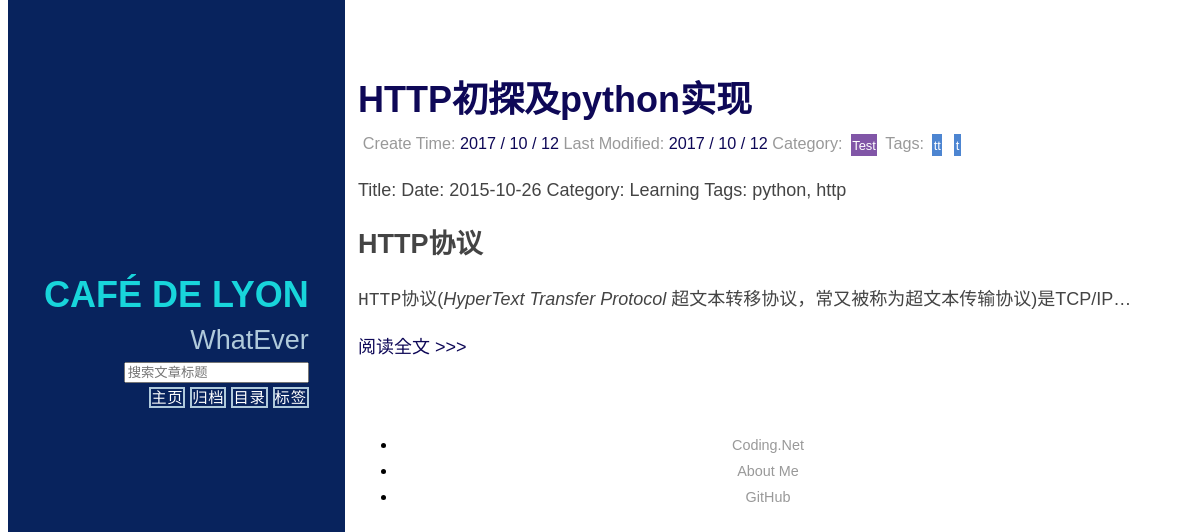
The page /category/1/ on the database as committed earlier.
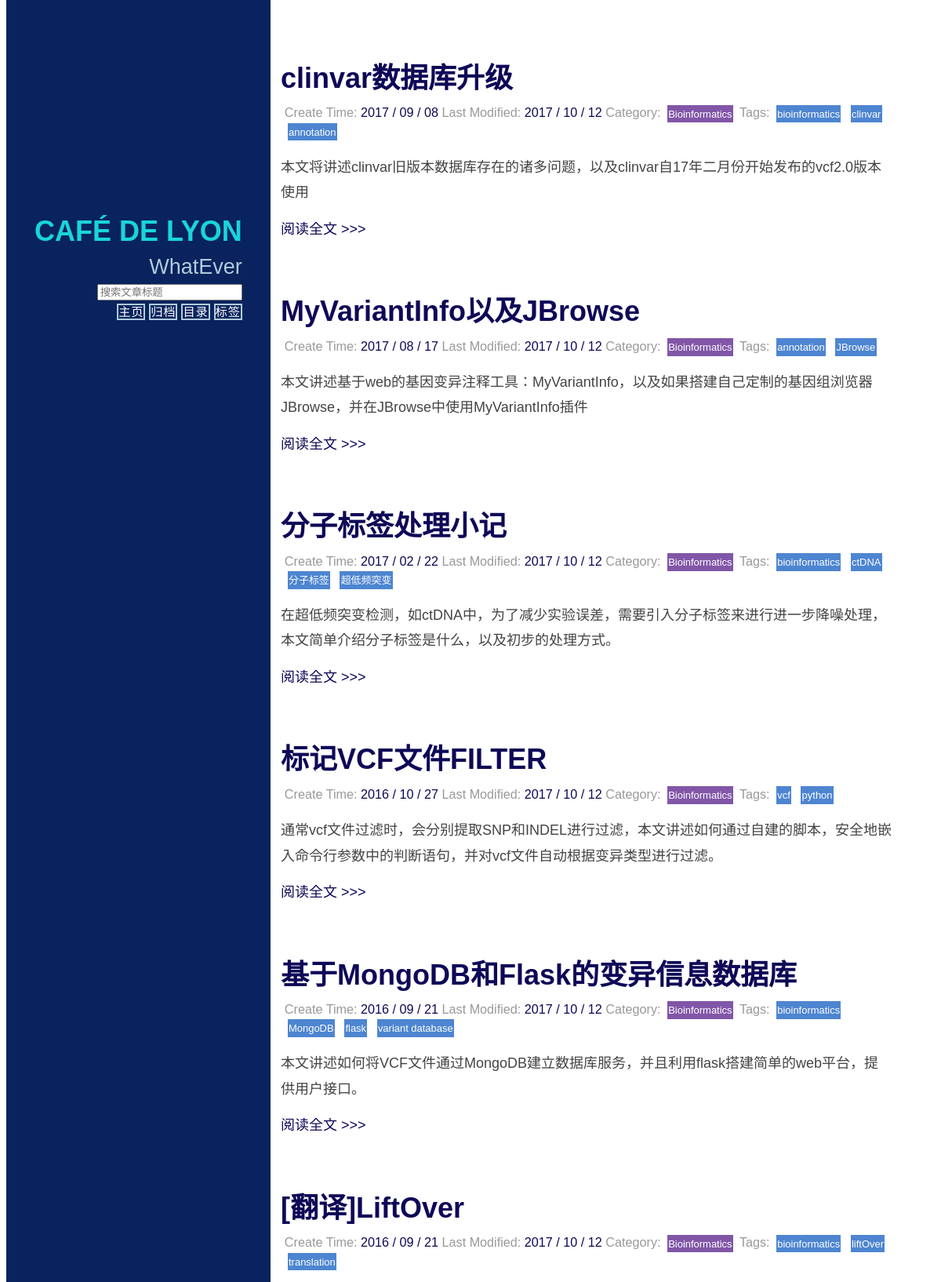
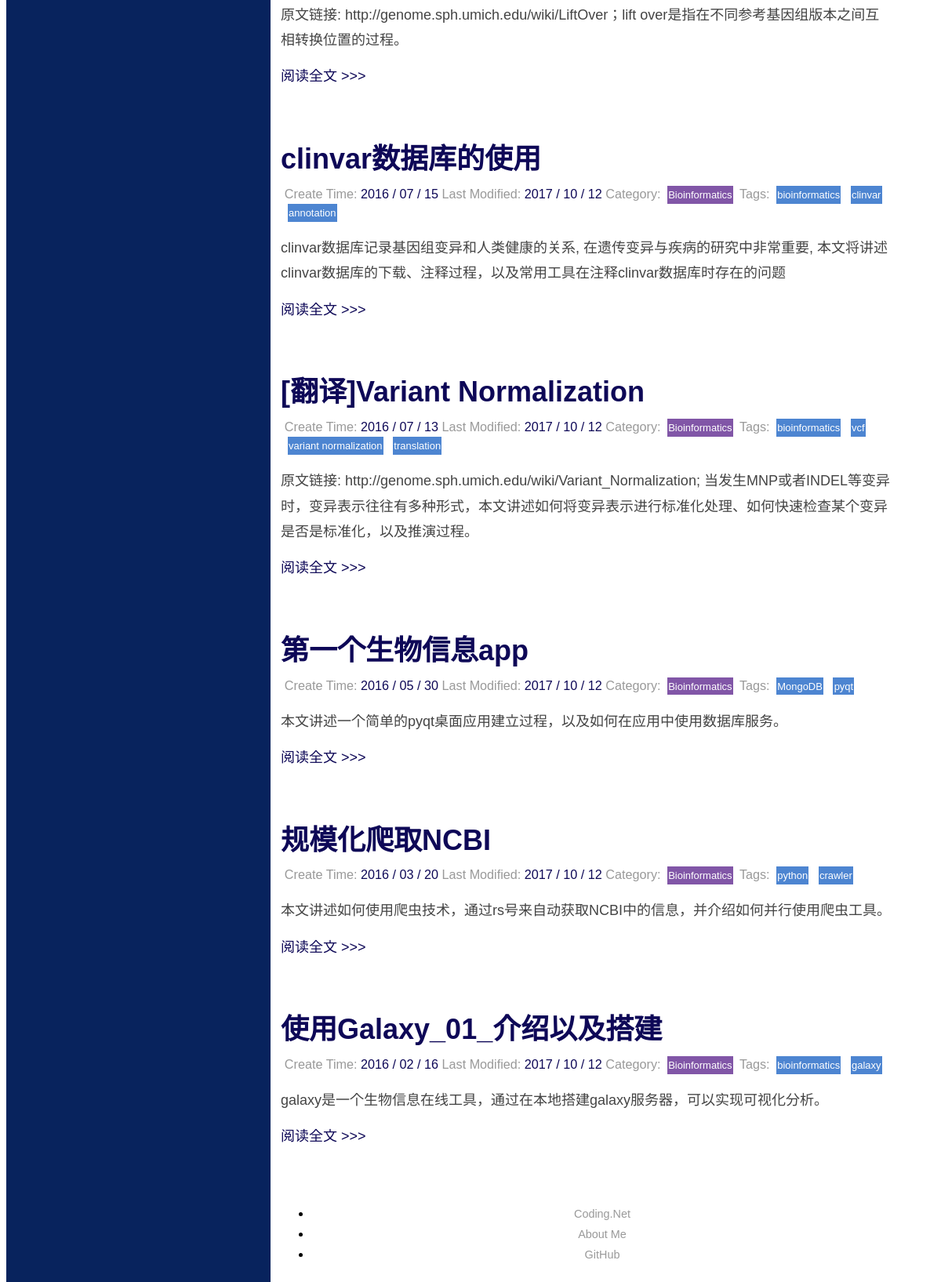
The same page on the database as committed later (2 pictures, top to bottom).
### blog1/models.py (models this page shows, shortened)
class Article(models.Model):
    title = models.CharField(max_length=70)
    content = models.TextField(blank=None, null=True)
    created_time = models.DateTimeField()
    modified_time = models.DateTimeField()
    abstract = models.TextField(blank=True, null=True)
    category = models.ForeignKey(Category)
    tags = models.ManyToManyField(Tag, blank=True)
    author = models.ForeignKey(User, blank=None, null=True)
    count_read = models.IntegerField(default=0)
    count_comment = models.IntegerField(default=0)
    class Meta:
        ordering = ['-created_time']

class Category(models.Model):
    name = models.CharField(max_length=100)
    def __str__(self):
        return self.name

class Tag(models.Model):
    name = models.CharField(max_length=100)
    def __str__(self):
        return self.name

### blog1/views.py (the view)
# urls.py: url(r'^category/(?P<category_id>\d+)/$', views.search_category, name='search_category'),
def search_category(request, category_id):
    post_list = get_list_or_404(Article, category__id=int(category_id))
    return render(request, 'category.html', {'post_list': post_list})

### blog1/templatetags/custom_markdown.py (called while the page is built)
@register.filter(is_safe=True)  # 注册template filter
@stringfilter  # 希望字符串作为参数
def custom_markdown(value):
    return mark_safe(markdown.markdown(value,
                                       extensions=['markdown.extensions.fenced_code',
                                                   'markdown.extensions.codehilite'],
                                       safe_mode=True,
                                       enable_attributes=False))

### templates/category.html (shortened to what this page needs)
{% extends "base.html" %}
{% load custom_markdown %}
{% block content %}
    <div class="posts">
        {% for post in post_list %}
            <section class="post">
                {% include 'post_header_simple.html' %}
                {% include 'post_abstract.html' %}
            </section>
        {% endfor %}
    </div>
{% endblock %}

### templates/base.html (shortened to what this page needs)
{% load static %}
{% load custom_markdown %}
<!doctype html>
<html lang="en">
<head>
    <link rel="stylesheet" href="http://yui.yahooapis.com/pure/0.5.0/pure-min.css">
    <link rel="stylesheet" href="http://yui.yahooapis.com/pure/0.5.0/grids-responsive-min.css">
    <link rel="stylesheet" href="{% static 'css/blog.css' %}">
    <link rel="stylesheet" href="{% static 'css/pygments.css' %}">
</head>
<body>
<div id="layout" class="pure-g">
    <div class="sidebar pure-u-1 pure-u-lg-1-5 pure-u-md-1-4">
        <div class="header">
            <h1 class="brand-title">Café de Lyon</h1>
            <h2 class="brand-tagline">WhatEver</h2>
            <nav class="nav">
                <ul class="nav-list">
                    <li class="nav-item">
                        <form class="pure-form" action="{% url 'search_blog' %}" method="get">
                            <input class="pure-input-1" type="text" name="key" placeholder="搜索文章标题">
                        </form>
                    </li>
                </ul>
                <ul class="nav-list">
                    <li class="nav-item">
                        <a class="button-success pure-button" href="/">主页</a>
                    </li>
                    <li class="nav-item">
                        <a class="button-success pure-button" href="{% url "archives" %}">归档</a>
                    </li>
                    <li class="nav-item">
                        <a class="button-success pure-button" href="{% url "total_category" %}">目录</a>
                    </li>
                    <li class="nav-item">
                        <a class="button-success pure-button" href="{% url "total_tags" %}">标签</a>
                    </li>
                </ul>
            </nav>
        </div>
    </div>
    <div class="content pure-u-1 pure-u-lg-3-5 pure-u-md-3-4">
        <div>
            {% block content %}
            {% endblock %}
            <div class="footer">
                <div class="pure-menu pure-menu-horizontal pure-menu-open">
                    <ul>
                        <li><a href="https://coding.net/u/illion">Coding.Net</a></li>
                        <li><a href="{% url 'about_me' %}">About Me</a></li>
                        <li><a href="https://github.com/lozybean">GitHub</a></li>
                    </ul>
                </div>
            </div>
        </div>
    </div>
</div>
</body>
</html>

### templates/post_header_simple.html
<header class="post-header">
    <h2 class="post-title"><a href="{% url "detail" post_id=post.id %}">{{ post.title }}</a></h2>
    <p class="post-meta">
        Create Time: <a class="post-author" href="#">{{ post.created_time |date:"Y / m / d" }}</a>
        Last Modified: <a class="post-author" href="#">{{ post.modified_time |date:"Y / m / d" }}</a>
        Category: <a class="post-category post-category-yui"
                     href="{% url 'search_category' category_id=post.category.id %}">{{ post.category }}</a>
        Tags:
        {% for tag in post.tags.all %}
            <a class="post-category post-category-pure"
               href="{% url 'search_tag' tag_id=tag.id %}">{{ tag }}</a>
        {% endfor %}
    </p>
</header>

### templates/post_abstract.html
{% load custom_markdown %}
<div class="post-description">
    {% if post.abstract %}
        <p>
            {{ post.abstract | custom_markdown }}
        </p>
    {% else %}
        <p>
            {{ post.content | truncatechars:150 | custom_markdown }}
        </p>
    {% endif %}
</div>
<a class="pure-button" href="{% url "detail" post_id=post.id %}">阅读全文 >>> </a>

### static/css/blog.css (style rules this page uses)
* { -webkit-box-sizing: border-box; -moz-box-sizing: border-box; box-sizing: border-box; }
body { font-family: Arial, "Microsoft YaHei New", "Microsoft Yahei", "微软雅黑", "宋体", "SimSun", "STXihei", "华文细黑", sans-serif, Helvetica, Arial, Sans-Serif; font-size: 18px; line-height: 1.428; }
a { text-decoration: none; color: rgb(14, 8, 87); }
#layout { padding: 0; }
.header { text-align: center; top: auto; margin: 3em auto; }
.sidebar { background: rgb(8, 35, 93); color: #fff; }
.brand-title, .brand-tagline { margin: 0; }
.brand-title { text-transform: uppercase; color: rgb(24, 213, 219); }
.brand-tagline { font-weight: 300; color: rgb(176, 202, 219); }
.nav-list { margin: 0; padding: 0; list-style: none; }
.nav-item { display: inline-block; *display: inline; zoom: 1; }
.nav-item a { background: transparent; border: 2px solid rgb(176, 202, 219); color: #fff; margin-top: 1em; letter-spacing: 0.05em; text-transform: uppercase; font-size: 85%; }
.content { padding: 2em 1em 0; }
.post { padding-bottom: 2em; }
.post-title { font-size: 2em; color: #222; margin-bottom: 0.2em; }
.post-description { font-family: inherit; color: #444; line-height: 1.8em; }
.post-meta { color: #999; font-size: 90%; margin: 0.3em; }
.post-category { margin: 0.3em 0.3em; padding: 0.3em 0.1em; color: #fff; background: #999; font-size: 80%; }
.post-category-pure { background: #4d85d1; }
.post-category-yui { background: #8156a7; }
.footer { text-align: center; padding: 1em 0; }
.footer a { color: #999999; font-size: 80%; }
@media (min-width: 48em) { .content { padding: 2em 3em 0; margin-left: 25%; } }
@media (min-width: 48em) { .header { margin: 80% 2em 0; text-align: right; } }
@media (min-width: 48em) { .sidebar { position: fixed; top: 0; bottom: 0; } }

Rows that differ between the two databases and show on the page:
removed Article: title "HTTP初探及python实现", created_time "2017 / 10 / 12", modified_time "2017 / 10 / 12", category "Test", content|custom_markdown "Title: Date: 2015-10-26 Category: Learning Tags: python, http HTTP协议 HTTP 协议( HyperText Transfer Protocol 超文本转移协议，常又被称为超文本传输协议)是TCP/IP…", Tag (name "tt"), Tag (name "t")
added Article: title "clinvar数据库升级", created_time "2017 / 09 / 08", modified_time "2017 / 10 / 12", category "Bioinformatics", abstract|custom_markdown "本文将讲述clinvar旧版本数据库存在的诸多问题，以及clinvar自17年二月份开始发布的vcf2.0版本使用", Tag (name "bioinformatics"), Tag (name "clinvar")
added Tag: name "annotation"
added Article: title "MyVariantInfo以及JBrowse", created_time "2017 / 08 / 17", modified_time "2017 / 10 / 12", category "Bioinformatics", abstract|custom_markdown "本文讲述基于web的基因变异注释工具：MyVariantInfo，以及如果搭建自己定制的基因组浏览器JBrowse，并在JBrowse中使用MyVariantInfo插件"
added Tag: name "JBrowse", shown under "MyVariantInfo以及JBrowse"
added Article: title "分子标签处理小记", created_time "2017 / 02 / 22", modified_time "2017 / 10 / 12", category "Bioinformatics", abstract|custom_markdown "在超低频突变检测，如ctDNA中，为了减少实验误差，需要引入分子标签来进行进一步降噪处理，本文简单介绍分子标签是什么，以及初步的处理方式。", Tag (name "bioinformatics")
added Tag: name "ctDNA", shown under "分子标签处理小记"
added Tag: name "分子标签", shown under "分子标签处理小记"
added Tag: name "超低频突变", shown under "分子标签处理小记"
added Article: title "标记VCF文件FILTER", created_time "2016 / 10 / 27", modified_time "2017 / 10 / 12", category "Bioinformatics", abstract|custom_markdown "通常vcf文件过滤时，会分别提取SNP和INDEL进行过滤，本文讲述如何通过自建的脚本，安全地嵌入命令行参数中的判断语句，并对vcf文件自动根据变异类型进行过滤。"
added Tag: name "vcf"
added Tag: name "python"
added Article: title "基于MongoDB和Flask的变异信息数据库", created_time "2016 / 09 / 21", modified_time "2017 / 10 / 12", category "Bioinformatics", abstract|custom_markdown "本文讲述如何将VCF文件通过MongoDB建立数据库服务，并且利用flask搭建简单的web平台，提供用户接口。", Tag (name "bioinformatics")
added Tag: name "MongoDB"
added Tag: name "flask", shown under "基于MongoDB和Flask的变异信息数据库"
added Tag: name "variant database", shown under "基于MongoDB和Flask的变异信息数据库"
added Article: title "[翻译]LiftOver", created_time "2016 / 09 / 21", modified_time "2017 / 10 / 12", category "Bioinformatics", abstract|custom_markdown "原文链接: http://genome.sph.umich.edu/wiki/LiftOver；lift over是指在不同参考基因组版本之间互相转换位置的过程。", Tag (name "bioinformatics")
added Tag: name "liftOver", shown under "[翻译]LiftOver"
added Tag: name "translation"
added Article: title "clinvar数据库的使用", created_time "2016 / 07 / 15", modified_time "2017 / 10 / 12", category "Bioinformatics", abstract|custom_markdown "clinvar数据库记录基因组变异和人类健康的关系, 在遗传变异与疾病的研究中非常重要, 本文将讲述clinvar数据库的下载、注释过程，以及常用工具在注释clinvar数据库时存在的问题", Tag (name "bioinformatics"), Tag (name "clinvar")
added Article: title "[翻译]Variant Normalization", created_time "2016 / 07 / 13", modified_time "2017 / 10 / 12", category "Bioinformatics", abstract|custom_markdown "原文链接: http://genome.sph.umich.edu/wiki/Variant_Normalization; 当发生MNP或者INDEL等变异时，变异表示往往有多种形式，本文讲述如何将变异表示进行标准化处理、如何快速检查某个变异是否是标准化，以及推演过程。", Tag (name "bioinformatics")
added Tag: name "variant normalization", shown under "[翻译]Variant Normalization"
added Article: title "第一个生物信息app", created_time "2016 / 05 / 30", modified_time "2017 / 10 / 12", category "Bioinformatics", abstract|custom_markdown "本文讲述一个简单的pyqt桌面应用建立过程，以及如何在应用中使用数据库服务。"
added Tag: name "pyqt", shown under "第一个生物信息app"
added Article: title "规模化爬取NCBI", created_time "2016 / 03 / 20", modified_time "2017 / 10 / 12", category "Bioinformatics", abstract|custom_markdown "本文讲述如何使用爬虫技术，通过rs号来自动获取NCBI中的信息，并介绍如何并行使用爬虫工具。"
added Tag: name "crawler", shown under "规模化爬取NCBI"
added Article: title "使用Galaxy_01_介绍以及搭建", created_time "2016 / 02 / 16", modified_time "2017 / 10 / 12", category "Bioinformatics", abstract|custom_markdown "galaxy是一个生物信息在线工具，通过在本地搭建galaxy服务器，可以实现可视化分析。", Tag (name "bioinformatics")
added Tag: name "galaxy", shown under "使用Galaxy_01_介绍以及搭建"
